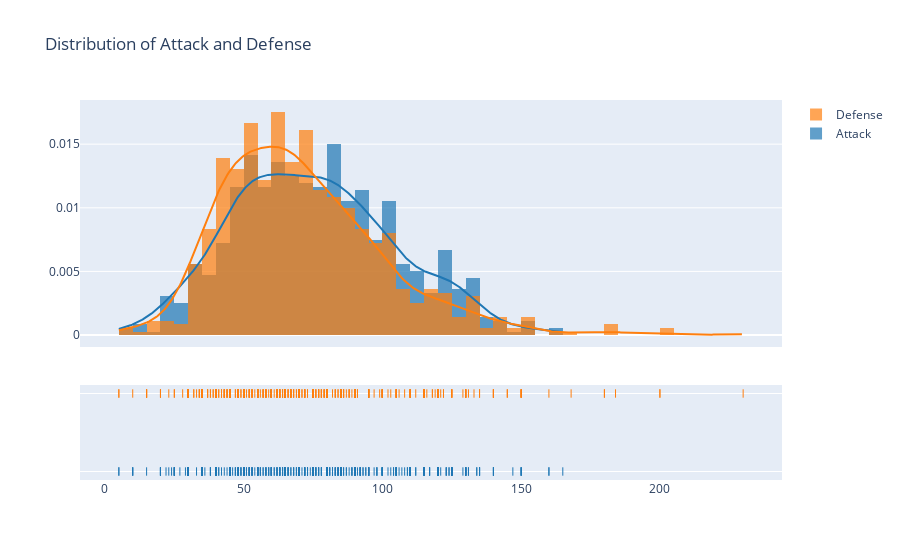

This figure's notebook cell:
### Markdown cell above
### Distributions of Attack and Defense
Using histogram to compare the distributions of Attack and Defense stats side by side. It allows for a quick understanding of the frequency and spread of these stats within the Pokémon dataset.

### Code cell
hist_data = [pokedata['Attack'], pokedata['Defense']]
group_labels = ['Attack', 'Defense']
fig = ff.create_distplot(hist_data, group_labels, bin_size=5)
fig.update_layout(title="Distribution of Attack and Defense") 
iplot(fig, filename='Distplot of attack and defense')

### Figure 1 — Plotly figure (JSON) as saved in the notebook; plotly's stock layout.template omitted (floating-point values rounded to 4 significant figures; data arrays with more than 128 entries replaced by an {"elided": "..."} marker saying what was removed)
{"data": [{"histnorm": "probability density", "legendgroup": "Attack", "marker": {"color": "rgb(31, 119, 180)"}, "name": "Attack", "opacity": 0.7, "type": "histogram", "x": {"elided": "721 int values"}, "xaxis": "x", "xbins": {"end": 165, "size": 5, "start": 5}, "yaxis": "y"}, {"histnorm": "probability density", "legendgroup": "Defense", "marker": {"color": "rgb(255, 127, 14)"}, "name": "Defense", "opacity": 0.7, "type": "histogram", "x": {"elided": "721 int values"}, "xaxis": "x", "xbins": {"end": 230, "size": 5, "start": 5}, "yaxis": "y"}, {"legendgroup": "Attack", "marker": {"color": "rgb(31, 119, 180)"}, "mode": "lines", "name": "Attack", "showlegend": false, "type": "scatter", "x": {"elided": "500 float values"}, "xaxis": "x", "y": {"elided": "500 float values"}, "yaxis": "y"}, {"legendgroup": "Defense", "marker": {"color": "rgb(255, 127, 14)"}, "mode": "lines", "name": "Defense", "showlegend": false, "type": "scatter", "x": {"elided": "500 float values"}, "xaxis": "x", "y": {"elided": "500 float values"}, "yaxis": "y"}, {"legendgroup": "Attack", "marker": {"color": "rgb(31, 119, 180)", "symbol": "line-ns-open"}, "mode": "markers", "name": "Attack", "showlegend": false, "type": "scatter", "x": {"elided": "721 int values"}, "xaxis": "x", "y": {"elided": "721 str values"}, "yaxis": "y2"}, {"legendgroup": "Defense", "marker": {"color": "rgb(255, 127, 14)", "symbol": "line-ns-open"}, "mode": "markers", "name": "Defense", "showlegend": false, "type": "scatter", "x": {"elided": "721 int values"}, "xaxis": "x", "y": {"elided": "721 str values"}, "yaxis": "y2"}], "layout": {"autosize": true, "barmode": "overlay", "hovermode": "closest", "legend": {"traceorder": "reversed"}, "title": {"text": "Distribution of Attack and Defense"}, "xaxis": {"anchor": "y2", "autorange": true, "domain": [0, 1], "range": [-8.995, 244.0], "type": "linear", "zeroline": false}, "yaxis": {"anchor": "free", "autorange": true, "domain": [0.35, 1], "position": 0, "range": [-0.000939, 0.01847], "type": "linear"}, "yaxis2": {"anchor": "x", "autorange": true, "domain": [0, 0.25], "dtick": 1, "range": [-0.1818, 1.182], "showticklabels": false, "type": "category"}}}
